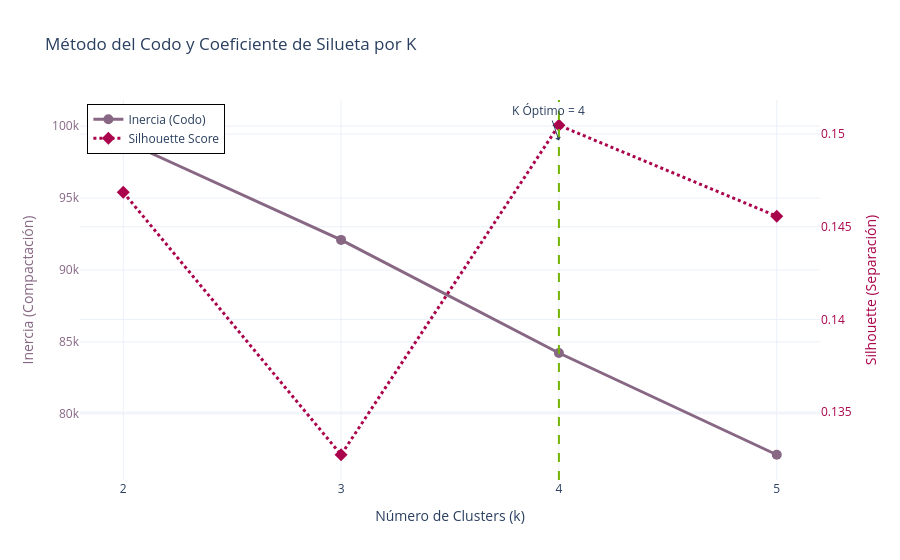
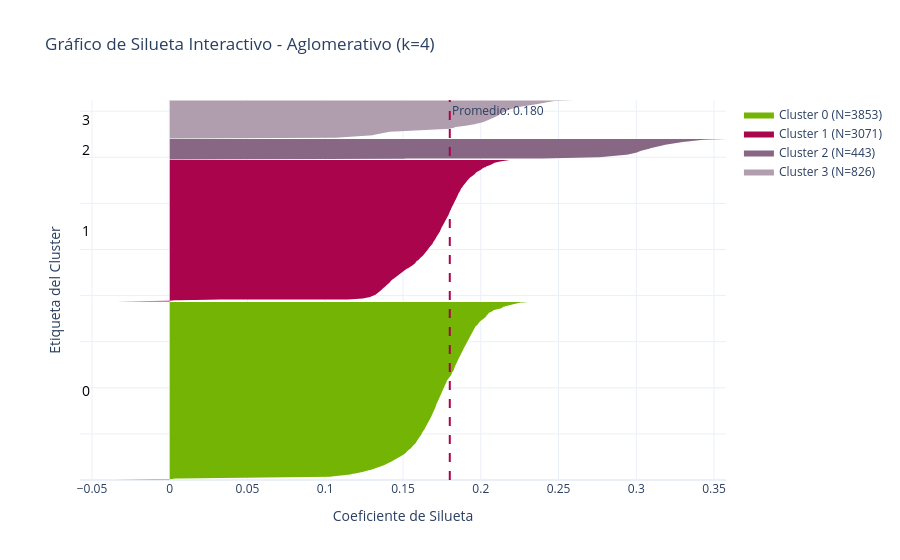
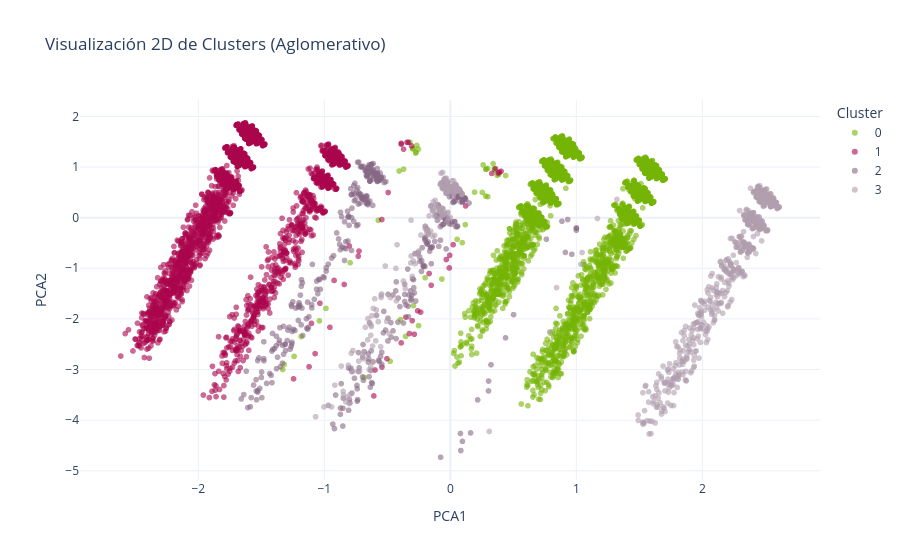
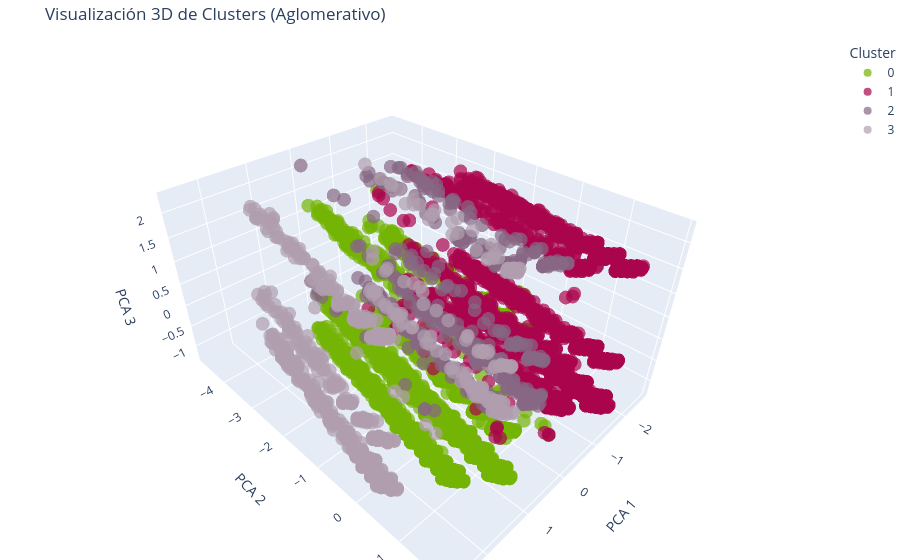

Source (notebook cell) for these figures, in order:
### Code cell
# 4. CLUSTERING AVANZADO: TORNEO, MÉTRICAS Y VISUALIZACIÓN 3D
print("Iniciando Optimización Avanzada de Clustering ")

# 4.1. Escalado de los datos (Vital para Clustering)
scaler_cluster = StandardScaler()
X_train_cluster = scaler_cluster.fit_transform(X_train)
X_test_cluster = scaler_cluster.transform(X_test)

# 4.2. PRUEBA DE DBSCAN (Descarte por densidad)
# Lo probamos para demostrar que evaluamos algoritmos basados en densidad
print(" Probando DBSCAN (Basado en Densidad)...")
dbscan = DBSCAN(eps=2.0, min_samples=10)
db_labels = dbscan.fit_predict(X_train_cluster)
n_clusters_db = len(set(db_labels)) - (1 if -1 in db_labels else 0)
n_ruido = list(db_labels).count(-1)
print(f"DBSCAN encontró {n_clusters_db} clusters y {n_ruido} puntos de ruido (outliers).")
print("Motivo de descarte: En datos financieros continuos, DBSCAN suele agrupar casi todo en un solo clúster gigante o generar demasiado ruido. Pasamos a algoritmos particionales.\n")

# 4.3. TORNEO K-MEANS vs AGLOMERATIVO (Guardando todas las métricas)
print("Iniciando Torneo: KMeans vs Jerárquico/Aglomerativo...")
resultados_clustering = []
k_values = [2, 3, 4, 5]

for k in k_values:
    # Modelo K-Means 
    km = KMeans(n_clusters=k, random_state=42, n_init=10)
    km_labels = km.fit_predict(X_train_cluster)
    
    resultados_clustering.append({
        'Modelo': 'K-Means',
        'K': k,
        'Silhouette (↑)': silhouette_score(X_train_cluster, km_labels),
        'Calinski-Harabasz (↑)': calinski_harabasz_score(X_train_cluster, km_labels),
        'Davies-Bouldin (↓)': davies_bouldin_score(X_train_cluster, km_labels)
    })
    
    #Modelo Aglomerativo (Jerárquico)
    agg = AgglomerativeClustering(n_clusters=k)
    agg_labels = agg.fit_predict(X_train_cluster)
    
    resultados_clustering.append({
        'Modelo': 'Aglomerativo',
        'K': k,
        'Silhouette (↑)': silhouette_score(X_train_cluster, agg_labels),
        'Calinski-Harabasz (↑)': calinski_harabasz_score(X_train_cluster, agg_labels),
        'Davies-Bouldin (↓)': davies_bouldin_score(X_train_cluster, agg_labels)
    })

# Convertimos a DataFrame para ver la tabla bonita
df_metricas_clusters = pd.DataFrame(resultados_clustering)
print("TABLA COMPARATIVA DE MÉTRICAS:")
print(df_metricas_clusters.sort_values(by=['Silhouette (↑)'], ascending=False).to_string(index=False))

# 4.4. SELECCIÓN DEL GANADOR
# Buscamos la fila con el mejor Silhouette general
mejor_fila = df_metricas_clusters.loc[df_metricas_clusters['Silhouette (↑)'].idxmax()]
best_model_name = mejor_fila['Modelo']
best_k = int(mejor_fila['K'])

print(f"GANADOR DEL TORNEO: {best_model_name} con k={best_k}")

# Entrenamos el modelo ganador definitivo
if best_model_name == 'K-Means':
    best_model = KMeans(n_clusters=best_k, random_state=42, n_init=10)
else:
    best_model = AgglomerativeClustering(n_clusters=best_k)

final_labels_train = best_model.fit_predict(X_train_cluster)

# 4.5. VISUALIZACIONES AVANZADAS DEL MODELO GANADOR 
print("Generando gráfico de optimización de K...")

COLORES = {
    'Verde_Fuerte': '#74b404', 
    'Verde_Claro':  '#cdfc7d', 
    'Rojo_Corp':    '#aa044c', 
    'Morado_Os':    '#876784',
    'Morado_Cl':    '#b09eae'
}

PALETA_CLUSTERS = [
    COLORES['Verde_Fuerte'],
    COLORES['Rojo_Corp'],
    COLORES['Morado_Os'],
    COLORES['Morado_Cl'],
    COLORES['Verde_Claro']
]

# Extraemos los datos de la tabla de métricas que ya calculamos (solo de KMeans para el Codo)
df_kmeans = df_metricas_clusters[df_metricas_clusters['Modelo'] == 'K-Means'].sort_values('K')
k_vals = df_kmeans['K'].tolist()
sil_vals = df_kmeans['Silhouette (↑)'].tolist()

inercias = []
for k in k_vals:
    km_temp = KMeans(n_clusters=k, random_state=42, n_init=10).fit(X_train_cluster)
    inercias.append(km_temp.inertia_)

fig_optim = go.Figure()

fig_optim.add_trace(go.Scatter(
    x=k_vals, y=inercias, mode='lines+markers',
    name='Inercia (Codo)',
    line=dict(color=COLORES['Morado_Os'], width=3),
    marker=dict(size=10, color=COLORES['Morado_Os'])
))

fig_optim.add_trace(go.Scatter(
    x=k_vals, y=sil_vals, mode='lines+markers',
    name='Silhouette Score',
    yaxis='y2',
    line=dict(color=COLORES['Rojo_Corp'], width=3, dash='dot'),
    marker=dict(size=10, symbol='diamond', color=COLORES['Rojo_Corp'])
))

fig_optim.update_layout(
    title='Método del Codo y Coeficiente de Silueta por K',
    xaxis=dict(title='Número de Clusters (k)', tickvals=k_vals),
    yaxis=dict(
        title=dict(text='Inercia (Compactación)', font=dict(color=COLORES['Morado_Os'])),
        tickfont=dict(color=COLORES['Morado_Os'])
    ),
    yaxis2=dict(
        title=dict(text='Silhouette (Separación)', font=dict(color=COLORES['Rojo_Corp'])),
        tickfont=dict(color=COLORES['Rojo_Corp']),
        overlaying='y',
        side='right'
    ),
    template="plotly_white",
    legend=dict(x=0.01, y=0.99, bordercolor="Black", borderwidth=1)
)

fig_optim.add_vline(
    x=best_k,
    line_width=2,
    line_dash="dash",
    line_color=COLORES['Verde_Fuerte']
)
fig_optim.add_annotation(x=best_k, y=max(inercias), text=f"K Óptimo = {best_k}", showarrow=True, arrowhead=1)

fig_optim.show()

print("Generando Gráfico de Silueta interactivo para el modelo ganador...")

silhouette_vals = silhouette_samples(X_train_cluster, final_labels_train)
avg_score = mejor_fila['Silhouette (↑)']

fig_silueta = go.Figure()

y_lower = 10
colores_clusters = PALETA_CLUSTERS

for i in range(best_k):
    ith_cluster_vals = silhouette_vals[final_labels_train == i]
    ith_cluster_vals.sort()
    
    size_cluster_i = ith_cluster_vals.shape[0]
    y_upper = y_lower + size_cluster_i
    
    color = colores_clusters[i % len(colores_clusters)]
    
    fig_silueta.add_trace(go.Scatter(
        x=np.concatenate(([0], ith_cluster_vals, [0])), 
        y=np.concatenate(([y_lower], np.arange(y_lower, y_upper), [y_upper])),
        fill='toself',
        fillcolor=color,
        line=dict(color=color, width=0),
        name=f'Cluster {i} (N={size_cluster_i})',
        hoverinfo='x+name'
    ))
    
    fig_silueta.add_annotation(
        x=-0.05,
        y=y_lower + 0.5 * size_cluster_i,
        text=str(i),
        showarrow=False,
        font=dict(size=14, color="black"),
        xanchor="right"
    )
    
    y_lower = y_upper + 10  


fig_silueta.add_vline(
    x=avg_score,
    line_width=2,
    line_dash="dash",
    line_color=COLORES['Rojo_Corp'],
    annotation_text=f"Promedio: {avg_score:.3f}"
)

fig_silueta.update_layout(
    title=f"Gráfico de Silueta Interactivo - {best_model_name} (k={best_k})",
    xaxis_title="Coeficiente de Silueta",
    yaxis_title="Etiqueta del Cluster",
    yaxis=dict(showticklabels=False, range=[0, y_upper + 10]), 
    template="plotly_white",
    hovermode="y unified"
)
fig_silueta.show()

# REDUCCIÓN PCA A 3 DIMENSIONES 
print("Generando Visualizaciones 2D y 3D (PCA)...")
pca_3d = PCA(n_components=3, random_state=42)
X_pca_3d = pca_3d.fit_transform(X_train_cluster)

df_pca = pd.DataFrame(data=X_pca_3d, columns=['PCA1', 'PCA2', 'PCA3'])
df_pca['Cluster'] = final_labels_train.astype(str)

#C) GRÁFICO 2D 
fig_2d = px.scatter(
    df_pca,
    x='PCA1',
    y='PCA2',
    color='Cluster',
    title=f'Visualización 2D de Clusters ({best_model_name})',
    color_discrete_sequence=PALETA_CLUSTERS,
    opacity=0.6
)
fig_2d.update_layout(template="plotly_white")
fig_2d.show()

# GRÁFICO 3D INTERACTIVO
fig_3d = px.scatter_3d(
    df_pca,
    x='PCA1',
    y='PCA2',
    z='PCA3',
    color='Cluster',
    title=f'Visualización 3D de Clusters ({best_model_name})',
    color_discrete_sequence=PALETA_CLUSTERS,
    opacity=0.7
)
fig_3d.update_layout(scene=dict(xaxis_title='PCA 1', yaxis_title='PCA 2', zaxis_title='PCA 3'),
                     margin=dict(l=0, r=0, b=0, t=40))
fig_3d.show()


# INYECCIÓN SEGURA EN TRAIN Y TEST (Para el Modelo Predictivo)
if hasattr(best_model, "predict"):
    final_labels_test = best_model.predict(X_test_cluster)
else:
    centroid_clf = NearestCentroid()
    centroid_clf.fit(X_train_cluster, final_labels_train)
    final_labels_test = centroid_clf.predict(X_test_cluster)

# One-Hot Encoding
train_dummies = pd.get_dummies(final_labels_train, prefix='Cluster_Group')
test_dummies = pd.get_dummies(final_labels_test, prefix='Cluster_Group')

# Alinear columnas por si el test no tiene algún cluster
test_dummies = test_dummies.reindex(columns=train_dummies.columns, fill_value=0)

# Unir a los datos originales
train_dummies.index = X_train.index
test_dummies.index = X_test.index
X_train = pd.concat([X_train, train_dummies], axis=1)
X_test = pd.concat([X_test, test_dummies], axis=1)

print(f"Fusión completada. Variables de cluster añadidas. Nuevas columnas: {list(train_dummies.columns)}")

### Figure 1 — Plotly figure (JSON) as saved in the notebook; plotly's stock layout.template omitted (floating-point values rounded to 4 significant figures)
{"data": [{"line": {"color": "#876784", "width": 3}, "marker": {"color": "#876784", "size": 10}, "mode": "lines+markers", "name": "Inercia (Codo)", "type": "scatter", "x": [2, 3, 4, 5], "y": [99000.0, 92090.0, 84230.0, 77160.0]}, {"line": {"color": "#aa044c", "dash": "dot", "width": 3}, "marker": {"color": "#aa044c", "size": 10, "symbol": "diamond"}, "mode": "lines+markers", "name": "Silhouette Score", "type": "scatter", "x": [2, 3, 4, 5], "y": [0.1469, 0.1327, 0.1505, 0.1456], "yaxis": "y2"}], "layout": {"annotations": [{"arrowhead": 1, "showarrow": true, "text": "K Óptimo = 4", "x": 4, "y": 99000.0}], "legend": {"bordercolor": "Black", "borderwidth": 1, "x": 0.01, "y": 0.99}, "shapes": [{"line": {"color": "#74b404", "dash": "dash", "width": 2}, "type": "line", "x0": 4, "x1": 4, "xref": "x", "y0": 0, "y1": 1, "yref": "y domain"}], "title": {"text": "Método del Codo y Coeficiente de Silueta por K"}, "xaxis": {"tickvals": [2, 3, 4, 5], "title": {"text": "Número de Clusters (k)"}}, "yaxis": {"tickfont": {"color": "#876784"}, "title": {"font": {"color": "#876784"}, "text": "Inercia (Compactación)"}}, "yaxis2": {"overlaying": "y", "side": "right", "tickfont": {"color": "#aa044c"}, "title": {"font": {"color": "#aa044c"}, "text": "Silhouette (Separación)"}}}}

### Figure 2 — Plotly figure (JSON) as saved in the notebook; plotly's stock layout.template omitted (floating-point values rounded to 4 significant figures; data arrays with more than 128 entries replaced by an {"elided": "..."} marker saying what was removed)
{"data": [{"fill": "toself", "fillcolor": "#74b404", "hoverinfo": "x+name", "line": {"color": "#74b404", "width": 0}, "name": "Cluster 0 (N=3853)", "type": "scatter", "x": {"elided": "3855 float values"}, "y": {"elided": "3855 int values"}}, {"fill": "toself", "fillcolor": "#aa044c", "hoverinfo": "x+name", "line": {"color": "#aa044c", "width": 0}, "name": "Cluster 1 (N=3071)", "type": "scatter", "x": {"elided": "3073 float values"}, "y": {"elided": "3073 int values"}}, {"fill": "toself", "fillcolor": "#876784", "hoverinfo": "x+name", "line": {"color": "#876784", "width": 0}, "name": "Cluster 2 (N=443)", "type": "scatter", "x": {"elided": "445 float values"}, "y": {"elided": "445 int values"}}, {"fill": "toself", "fillcolor": "#b09eae", "hoverinfo": "x+name", "line": {"color": "#b09eae", "width": 0}, "name": "Cluster 3 (N=826)", "type": "scatter", "x": {"elided": "828 float values"}, "y": {"elided": "828 int values"}}], "layout": {"annotations": [{"font": {"color": "black", "size": 14}, "showarrow": false, "text": "0", "x": -0.05, "xanchor": "right", "y": 1936.0}, {"font": {"color": "black", "size": 14}, "showarrow": false, "text": "1", "x": -0.05, "xanchor": "right", "y": 5408.0}, {"font": {"color": "black", "size": 14}, "showarrow": false, "text": "2", "x": -0.05, "xanchor": "right", "y": 7176.0}, {"font": {"color": "black", "size": 14}, "showarrow": false, "text": "3", "x": -0.05, "xanchor": "right", "y": 7820}, {"showarrow": false, "text": "Promedio: 0.180", "x": 0.1801, "xanchor": "left", "xref": "x", "y": 1, "yanchor": "top", "yref": "y domain"}], "hovermode": "y unified", "shapes": [{"line": {"color": "#aa044c", "dash": "dash", "width": 2}, "type": "line", "x0": 0.1801, "x1": 0.1801, "xref": "x", "y0": 0, "y1": 1, "yref": "y domain"}], "title": {"text": "Gráfico de Silueta Interactivo - Aglomerativo (k=4)"}, "xaxis": {"title": {"text": "Coeficiente de Silueta"}}, "yaxis": {"range": [0, 8243], "showticklabels": false, "title": {"text": "Etiqueta del Cluster"}}}}

### Figure 3 — Plotly figure (JSON) as saved in the notebook; plotly's stock layout.template omitted (floating-point values rounded to 4 significant figures; data arrays with more than 128 entries replaced by an {"elided": "..."} marker saying what was removed)
{"data": [{"hovertemplate": "Cluster=0<br>PCA1=%{x}<br>PCA2=%{y}<extra></extra>", "legendgroup": "0", "marker": {"color": "#74b404", "opacity": 0.6, "symbol": "circle"}, "mode": "markers", "name": "0", "showlegend": true, "type": "scattergl", "x": {"elided": "3853 float values"}, "xaxis": "x", "y": {"elided": "3853 float values"}, "yaxis": "y"}, {"hovertemplate": "Cluster=1<br>PCA1=%{x}<br>PCA2=%{y}<extra></extra>", "legendgroup": "1", "marker": {"color": "#aa044c", "opacity": 0.6, "symbol": "circle"}, "mode": "markers", "name": "1", "showlegend": true, "type": "scattergl", "x": {"elided": "3071 float values"}, "xaxis": "x", "y": {"elided": "3071 float values"}, "yaxis": "y"}, {"hovertemplate": "Cluster=2<br>PCA1=%{x}<br>PCA2=%{y}<extra></extra>", "legendgroup": "2", "marker": {"color": "#876784", "opacity": 0.6, "symbol": "circle"}, "mode": "markers", "name": "2", "showlegend": true, "type": "scattergl", "x": {"elided": "443 float values"}, "xaxis": "x", "y": {"elided": "443 float values"}, "yaxis": "y"}, {"hovertemplate": "Cluster=3<br>PCA1=%{x}<br>PCA2=%{y}<extra></extra>", "legendgroup": "3", "marker": {"color": "#b09eae", "opacity": 0.6, "symbol": "circle"}, "mode": "markers", "name": "3", "showlegend": true, "type": "scattergl", "x": {"elided": "826 float values"}, "xaxis": "x", "y": {"elided": "826 float values"}, "yaxis": "y"}], "layout": {"legend": {"title": {"text": "Cluster"}, "tracegroupgap": 0}, "title": {"text": "Visualización 2D de Clusters (Aglomerativo)"}, "xaxis": {"anchor": "y", "domain": [0, 1], "title": {"text": "PCA1"}}, "yaxis": {"anchor": "x", "domain": [0, 1], "title": {"text": "PCA2"}}}}

### Figure 4 — Plotly figure (JSON) as saved in the notebook; plotly's stock layout.template omitted (floating-point values rounded to 4 significant figures; data arrays with more than 128 entries replaced by an {"elided": "..."} marker saying what was removed)
{"data": [{"hovertemplate": "Cluster=0<br>PCA1=%{x}<br>PCA2=%{y}<br>PCA3=%{z}<extra></extra>", "legendgroup": "0", "marker": {"color": "#74b404", "opacity": 0.7, "symbol": "circle"}, "mode": "markers", "name": "0", "scene": "scene", "showlegend": true, "type": "scatter3d", "x": {"elided": "3853 float values"}, "y": {"elided": "3853 float values"}, "z": {"elided": "3853 float values"}}, {"hovertemplate": "Cluster=1<br>PCA1=%{x}<br>PCA2=%{y}<br>PCA3=%{z}<extra></extra>", "legendgroup": "1", "marker": {"color": "#aa044c", "opacity": 0.7, "symbol": "circle"}, "mode": "markers", "name": "1", "scene": "scene", "showlegend": true, "type": "scatter3d", "x": {"elided": "3071 float values"}, "y": {"elided": "3071 float values"}, "z": {"elided": "3071 float values"}}, {"hovertemplate": "Cluster=2<br>PCA1=%{x}<br>PCA2=%{y}<br>PCA3=%{z}<extra></extra>", "legendgroup": "2", "marker": {"color": "#876784", "opacity": 0.7, "symbol": "circle"}, "mode": "markers", "name": "2", "scene": "scene", "showlegend": true, "type": "scatter3d", "x": {"elided": "443 float values"}, "y": {"elided": "443 float values"}, "z": {"elided": "443 float values"}}, {"hovertemplate": "Cluster=3<br>PCA1=%{x}<br>PCA2=%{y}<br>PCA3=%{z}<extra></extra>", "legendgroup": "3", "marker": {"color": "#b09eae", "opacity": 0.7, "symbol": "circle"}, "mode": "markers", "name": "3", "scene": "scene", "showlegend": true, "type": "scatter3d", "x": {"elided": "826 float values"}, "y": {"elided": "826 float values"}, "z": {"elided": "826 float values"}}], "layout": {"legend": {"title": {"text": "Cluster"}, "tracegroupgap": 0}, "margin": {"b": 0, "l": 0, "r": 0, "t": 40}, "scene": {"domain": {"x": [0, 1], "y": [0, 1]}, "xaxis": {"title": {"text": "PCA 1"}}, "yaxis": {"title": {"text": "PCA 2"}}, "zaxis": {"title": {"text": "PCA 3"}}}, "title": {"text": "Visualización 3D de Clusters (Aglomerativo)"}}}
